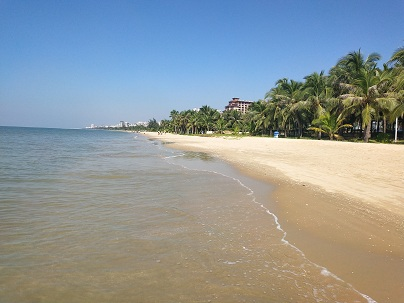
#> input picture Python.OpenCV.From.Novice.To.Practice/code/06/02/beach.jpg, 404 x 303 px
$ python demo.py
#> lines starting #> are read from the running program, lines starting #| are printed output that depends on the picture
import cv2

img = cv2.imread("beach.jpg")  # 读取原始图像
#> img is the input picture: shape (303, 404, 3); mean B, G, R 153.4, 151.1, 142.5
sum1 = img + img  # 使用运算符相加
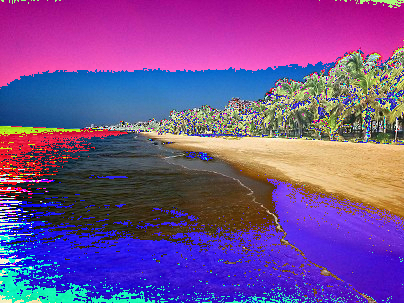
#> sum1: shape (303, 404, 3); mean B, G, R 145.6, 78.2, 117.9
sum2 = cv2.add(img, img)  # 使用方法相加
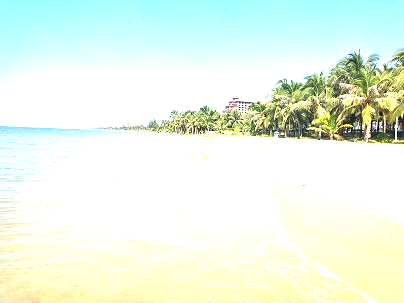
#> sum2: shape (303, 404, 3); mean B, G, R 231, 246, 232.9
cv2.imshow("img", img)  # 展示原图
cv2.imshow("sum1", sum1)  # 展示运算符相加结果
cv2.imshow("sum2", sum2)  # 展示方法相加结果
cv2.waitKey()  # 按下任何键盘按键后
cv2.destroyAllWindows()  # 释放所有窗体
